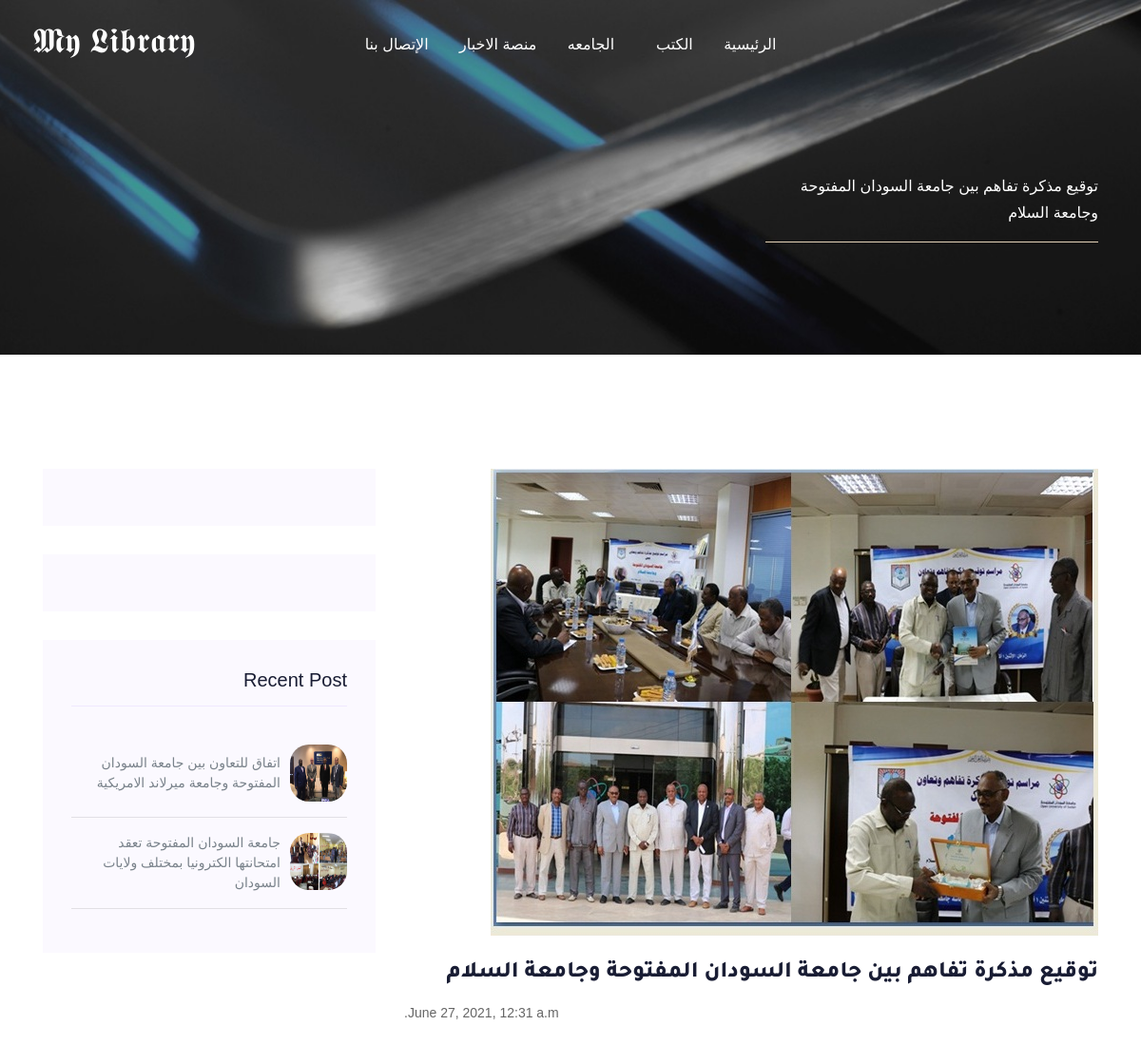
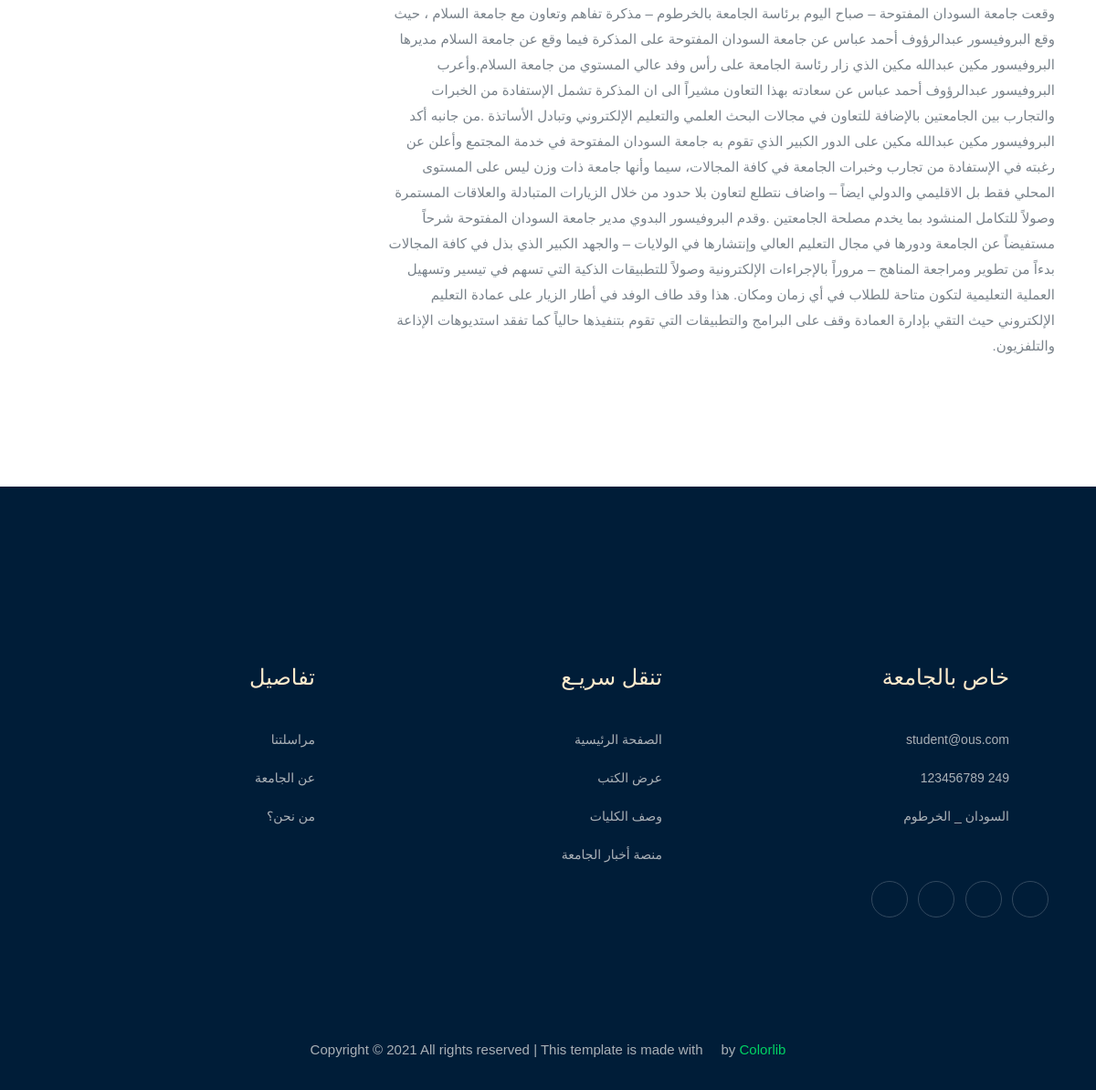
The app's page /blogs/1 with its own data (2 pictures, top to bottom).
### blog/models.py (models this page shows, shortened)
class Blog(models.Model):
    titel = models.CharField(max_length=300)
    author = models.CharField(max_length=100, default='admin')
    contents = models.TextField(max_length=10000)
    image = models.ImageField(upload_to='static/img/Blogs', null=True)
    create = models.DateTimeField(auto_now_add=True,
                                  verbose_name=_("Created At"))

### blog/views.py (the view)
# urls.py: path('blogs/<int:id>', views.blog_detail, name='blog_detail'),
def blog_detail(request, id):
    blog_detail = Blog.objects.get(id=id)
    blogs = Blog.objects.all()
    blog_recent = list(Blog.objects.all().order_by('-create'))[0:2]
    context = {
        'blog_detail': blog_detail,
        'blogs': blogs,
        'blog_recent': blog_recent
    }
    return render(request, 'blog_detail.html', context)

### blog/templates/blog_detail.html
{% extends 'index.html' %}
{% load static %}
{% block my_code %}
<div class="right">
    <div class="bradcam_area bradcam_bg_1">
        <div class="container">
            <div class="row">
                <div class="col-xl-4">
                    <div class=" bradcam_text">
                        <p class="wow fadeInLeftBig" data-wow-duration="2.5s">{{blog_detail.titel}} </p>
                        <hr style="background-color: blanchedalmond;">
                    </div>
                </div>
            </div>
        </div>
    </div>
</div>
<div class="right">
    <section class="blog_area single-post-area section-padding">
        <div class="container">
            <div class="row">
                <div class="col-lg-8 posts-list">
                    <div class="single-post">
                        <div class="feature-img">
                            <img class="img-fluid" src="{{blog_detail.image.url}}" alt="">
                        </div>
                        <div class="blog_details">
                            <h2>{{blog_detail.titel}}
                            </h2>
                            <ul class="blog-info-link mt-3 mb-4">
                                <li><a href="#"><i class="fa fa-clock-o"></i> {{blog_detail.create}} </a></li>
                            </ul>
                            <p class="excert">
                                {{blog_detail.contents}}
                            </p>
                        </div>
                    </div>
                </div>
                <div class="col-lg-4">
                    <div class="blog_right_sidebar">
                        <aside class="single_sidebar_widget search_widget">
                        </aside>
                        <aside class="single_sidebar_widget search_widget">
                        </aside>
                        <aside class="single_sidebar_widget popular_post_widget">
                            <h3 class="widget_title">Recent Post</h3>
                            {% for recent in blog_recent %}
                            <div class="media post_item">
                                <img style="height: 60px;width: 60px; border-radius: 20px;" src="{{recent.image.url}}"
                                    alt="">
                                <div class="media-body">
                                    <a href="single-blog.html">
                                        <p style="margin-right: 10px;">{{recent.titel}}</p>
                                    </a>
                                </div>
                            </div>
                            <hr>
                            {% endfor %}
                        </aside>
                    </div>
                </div>
            </div>
        </div>
    </section>
</div>
{% endblock my_code %}

### records on screen
Blog: titel "توقيع مذكرة تفاهم بين جامعة السودان المفتوحة وجامعة السلام", image (picture), create "June 27, 2021, 12:31 a.m.", contents "وقعت جامعة السودان المفتوحة – صباح اليوم برئاسة الجامعة بالخرطوم – مذكرة تفاهم وتعاون مع جامعة السلام ، حيث وقع البروفيسور عبدالرؤوف أحمد عباس عن جامعة السودان المفتوحة على المذكرة فيما وقع عن جامعة السلام مديرها البروفيسور مكين عبدالله مكين الذي زار رئاسة الجامعة على رأس وفد عالي المستوي من جامعة السلام.وأعرب البروفيسور عبدالرؤوف أحمد عباس عن سعادته بهذا التعاون مشيراً الى ان المذكرة تشمل الإستفادة من الخبرات والتجارب بين الجامعتين بالإضافة للتعاون في مجالات البحث العلمي والتعليم الإلكتروني وتبادل الأساتذة .من جانبه أكد البروفيسور مكين عبدالله مكين على الدور الكبير الذي تقوم به جامعة السودان المفتوحة في خدمة المجتمع وأعلن عن رغبته في الإستفادة من تجارب وخبرات الجامعة في كافة المجالات، سيما…"
Blog: image (picture), titel "اتفاق للتعاون بين جامعة السودان المفتوحة وجامعة ميرلاند الامريكية"
Blog: image (picture), titel "جامعة السودان المفتوحة تعقد امتحانتها الكترونيا بمختلف ولايات السودان"
